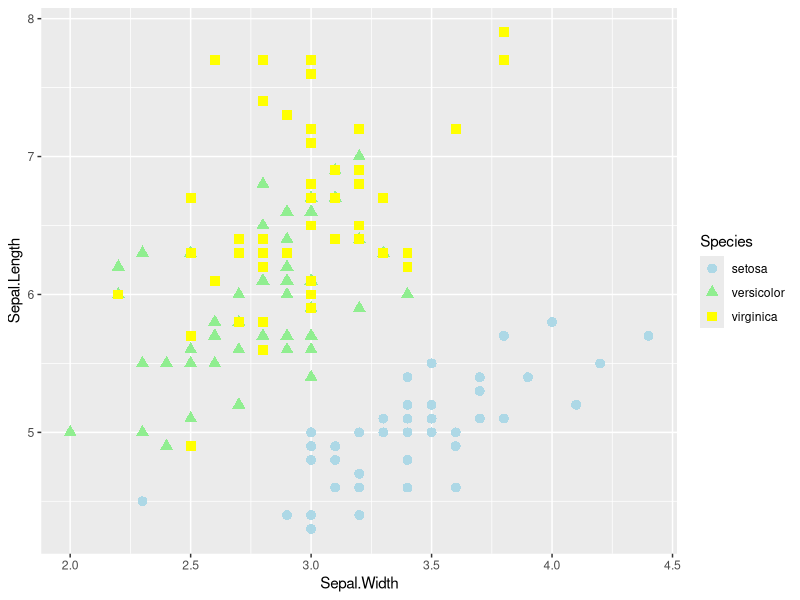
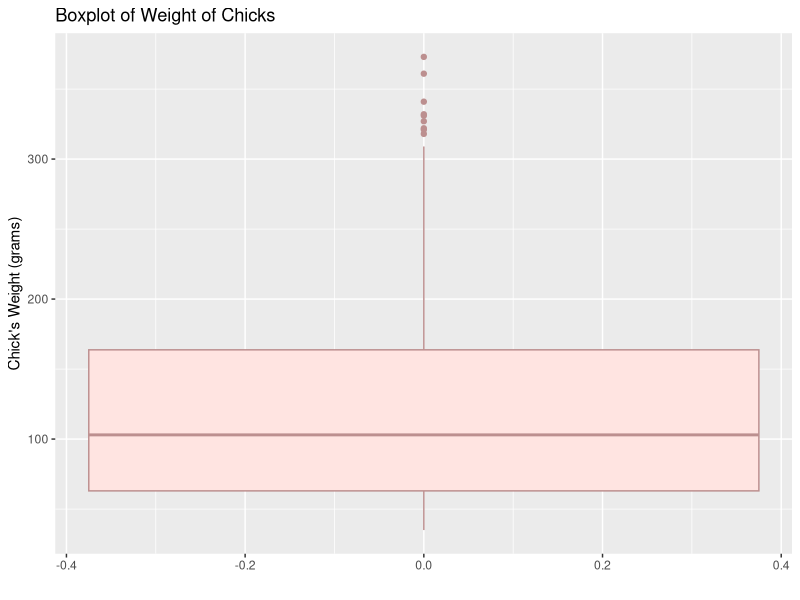
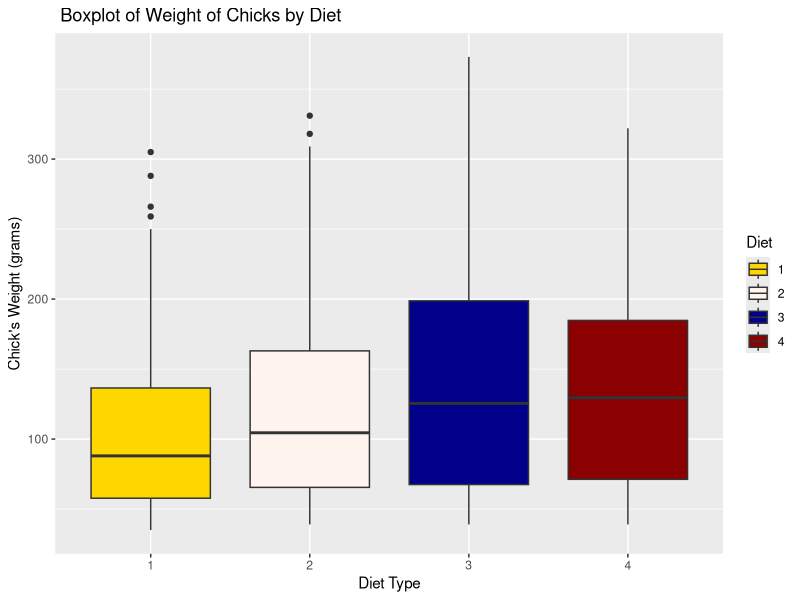
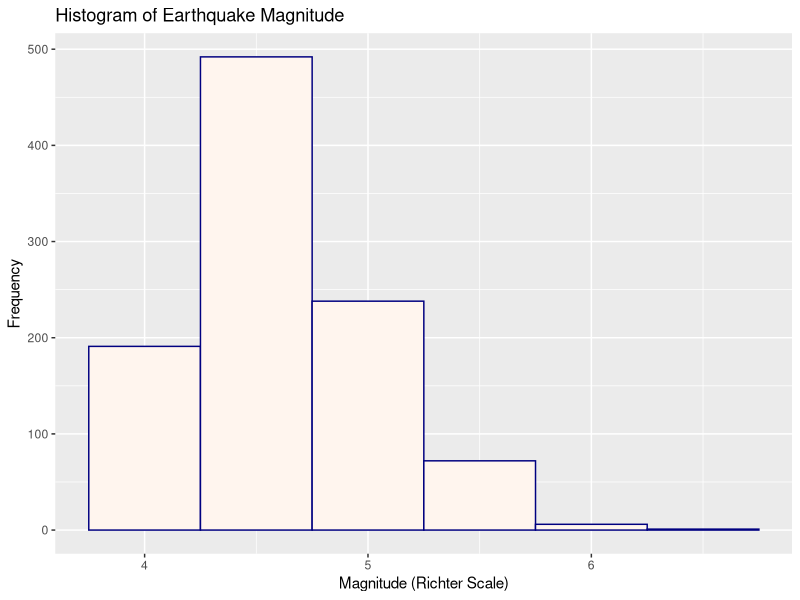
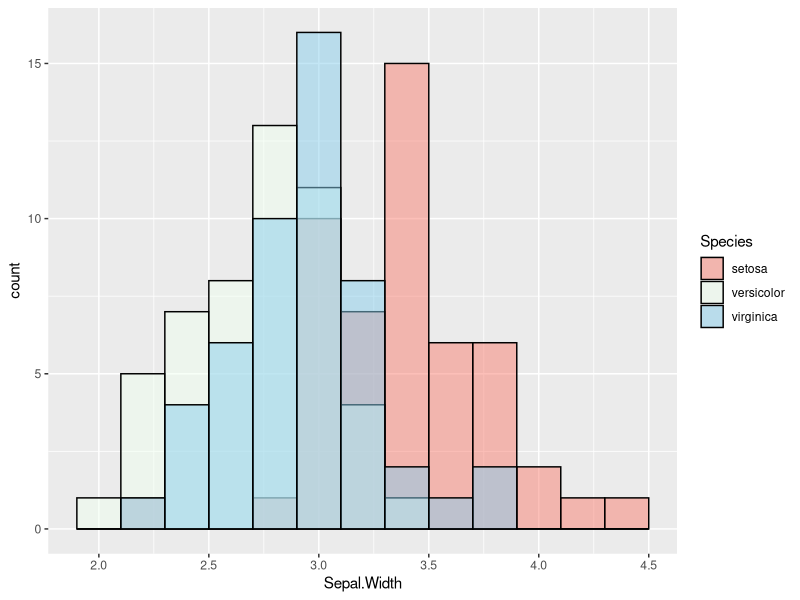

R code for these plots, in order:
## ---- chunk 1
knitr::opts_chunk$set(echo = TRUE)
## ---- chunk 2
if(!require("ggplot2")){
install.packages("ggplot2")
require ("ggplot2")
}
  library(ggplot2)

## ---- chunk 3
ggplot(data = iris, aes(x = Sepal.Width, y = Sepal.Length, shape = Species, colour = Species)) + 
  geom_point(size=3) +
  scale_colour_manual(values=c("lightblue","palegreen2","yellow"))
  labs(title="Boxplot of Sepal Width vs Sepal Length by Species", 
       x = "Sepal Width (cm)", 
       y = "Sepal Length (cm)" )



## ---- chunk 4
#a)

ggplot(data = ChickWeight, aes(x=NULL, y= weight)) +
  geom_boxplot(fill = "mistyrose", color = "rosybrown") +
  labs(title="Boxplot of Weight of Chicks", 
       x ="",
       y = "Chick's Weight (grams)")

## ---- chunk 5
#b)
ggplot(data = ChickWeight, aes(x=Diet, y=weight, fill = Diet)) +
  geom_boxplot() +
  scale_fill_manual(values=c("gold","seashell","blue4", "red4")) +
  labs(title=" Boxplot of Weight of Chicks by Diet", 
       x ="Diet Type",
       y = "Chick's Weight (grams)")

## ---- chunk 6
ggplot(data=quakes,aes(x=mag)) +
geom_histogram(binwidth= 0.5, fill="seashell", colour="navy") +
labs(title="Histogram of Earthquake Magnitude",x="Magnitude (Richter Scale)",y="Frequency")

## ---- chunk 7
#bin size
sepal_bin <- diff(range(iris$Sepal.Width))/12

ggplot(data=iris,aes(x= Sepal.Width, fill = Species)) +
  geom_histogram(binwidth = sepal_bin, position= "identity", alpha= 0.5, color = "black") +
  scale_fill_manual(values = c("salmon", "honeydew", "skyblue"))
labs(title="Histogram of Iris Sepal Width",
     x="Sepal Width (cm)",
     y="Frequency")



